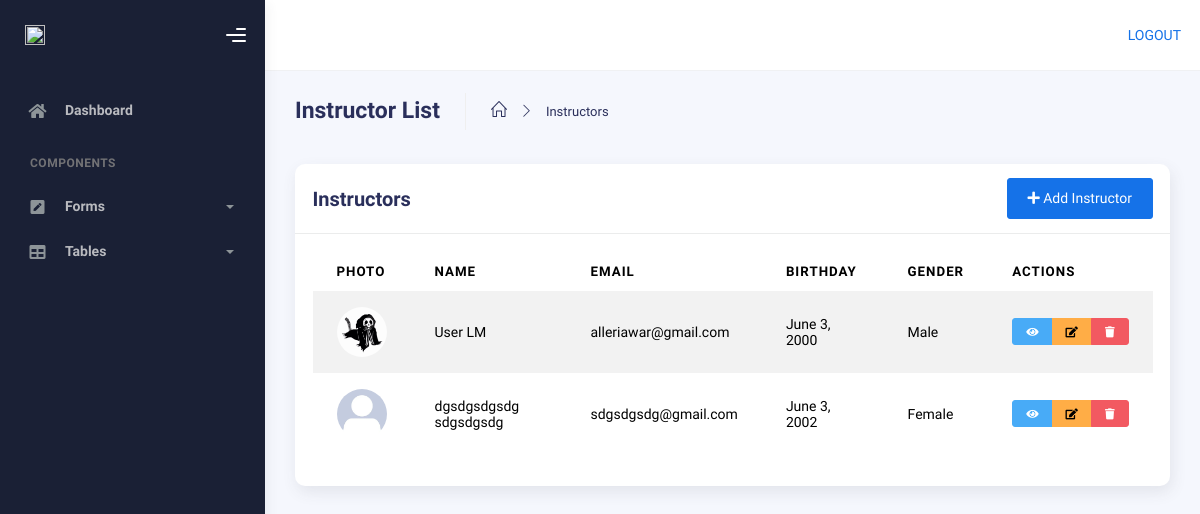
/admin-page/instructor-list/, run on the app's committed database.
### AppCodingNexus/models.py (models this page shows, shortened)
class UserProfile(models.Model):
    user = models.OneToOneField(User, on_delete=models.CASCADE)
    studentID = models.IntegerField(null=True, blank=True)
    display_photo = models.ImageField(upload_to='profile_pics/', default='default.jpg')
    firstname = models.CharField(max_length=50)
    lastname = models.CharField(max_length=50)
    birthday = models.DateField()
    gender = models.CharField(max_length=15, null=True, blank=True)
    role = models.CharField(max_length=20,choices=[('Student', 'Student'), ('Instructor', 'Instructor')], blank=True)
    bio = models.TextField(blank=True)
    is_deleted = models.BooleanField(default=False)
    deletion_requested = models.DateTimeField(null=True, blank=True)

### AppCodingNexus/views.py (the view)
# urls.py: path('admin-page/instructor-list/', views.instructor_list, name='instructor-list'),
def instructor_list(request):
    instructors = UserProfile.objects.filter(role='Instructor')
    return render(request, 'admin_page/tables/instructor_table.html', {'instructors': instructors})

### templates/admin_page/tables/instructor_table.html (shortened to what this page needs)
{% extends "admin_page/base.html" %}
{% load static %}
{% block content %}
<div class="container">
  <div class="page-inner">
    <div class="page-header">
      <h3 class="fw-bold mb-3">Instructor List</h3>
      <ul class="breadcrumbs mb-3">
        <li class="nav-home">
          <a href="{% url 'admin-page' %}">
            <i class="icon-home"></i>
          </a>
        </li>
        <li class="separator">
          <i class="icon-arrow-right"></i>
        </li>
        <li class="nav-item">
          <a href="#">Instructors</a>
        </li>
      </ul>
    </div>
    <div class="row">
      <div class="col-md-12">
        <div class="card">
          <div class="card-header">
            <div class="d-flex justify-content-between align-items-center">
              <h4 class="card-title">Instructors</h4>
              <a href="{% url 'instructor-form' %}" class="btn btn-primary">
                <i class="fa fa-plus"></i> Add Instructor
              </a>
            </div>
          </div>
          <div class="card-body">
            <div class="table-responsive">
              <table id="basic-datatables" class="display table table-striped table-hover">
                <thead>
                  <tr>
                    <th>Photo</th>
                    <th>Name</th>
                    <th>Email</th>
                    <th>Birthday</th>
                    <th>Gender</th>
                    <th style="width: 150px;">Actions</th>
                  </tr>
                </thead>
                <tbody>
                  {% for instructor in instructors %}
                  <tr>
                    <td>
                      <img src="{{ instructor.display_photo.url }}" alt="Profile Photo"
                           width="50" height="50" class="rounded-circle">
                    </td>
                    <td>{{ instructor.firstname }} {{ instructor.lastname }}</td>
                    <td>{{ instructor.user.email }}</td>
                    <td>{{ instructor.birthday }}</td>
                    <td>{{ instructor.gender }}</td>
                    <td>
                      <div class="btn-group" role="group">
                        <a href="{% url 'instructor-view' instructor.id %}"
                           class="btn btn-info btn-sm"
                           data-toggle="tooltip"
                           title="View Details">
                          <i class="fas fa-eye"></i>
                        </a>
                        <a href="{% url 'instructor-edit' instructor.id %}"
                           class="btn btn-warning btn-sm"
                           data-toggle="tooltip"
                           title="Edit">
                          <i class="fas fa-edit"></i>
                        </a>
                        <button type="button"
                                class="btn btn-danger btn-sm"
                                data-toggle="modal"
                                data-target="#deleteModal{{ instructor.id }}"
                                title="Delete">
                          <i class="fas fa-trash"></i>
                        </button>
                      </div>
                    </td>
                  </tr>
                  {% endfor %}
                </tbody>
              </table>
            </div>
          </div>
        </div>
      </div>
    </div>
  </div>
</div>
<link rel="stylesheet" href="https://cdn.datatables.net/1.11.5/css/jquery.dataTables.min.css">
{% endblock %}

### data on the page
UserProfile: display_photo (picture), firstname "User", lastname "LM", user.email "alleriawar@gmail.com", birthday "June 3, 2000", gender "Male"
UserProfile: display_photo (placeholder picture), firstname "dgsdgsdgsdg", lastname "sdgsdgsdg", user.email "sdgsdgsdg@gmail.com", birthday "June 3, 2002", gender "Female"
